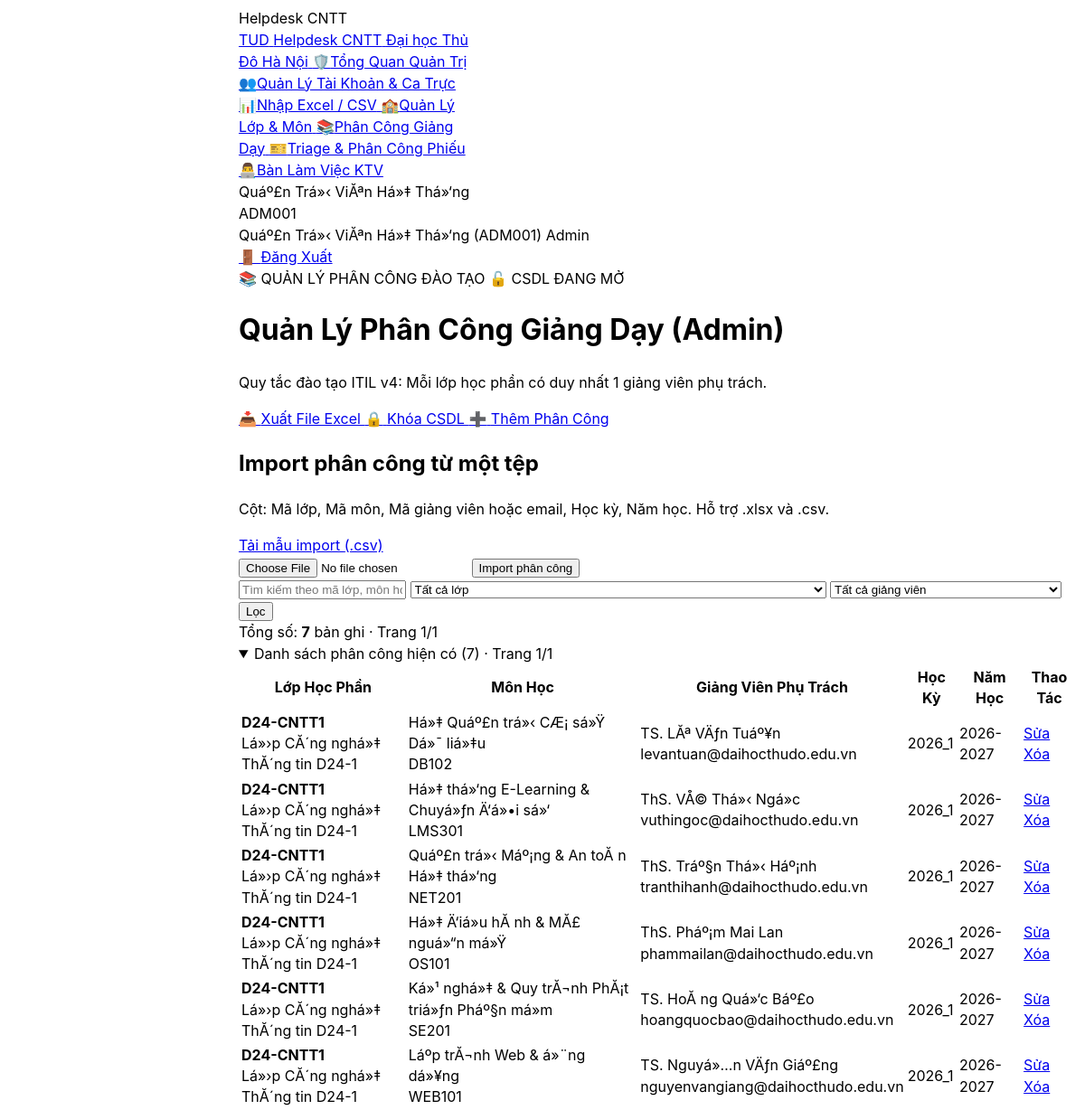
The page /LeHaMy_GiangVien/index.php (signed in, upper part) on the database as committed earlier.
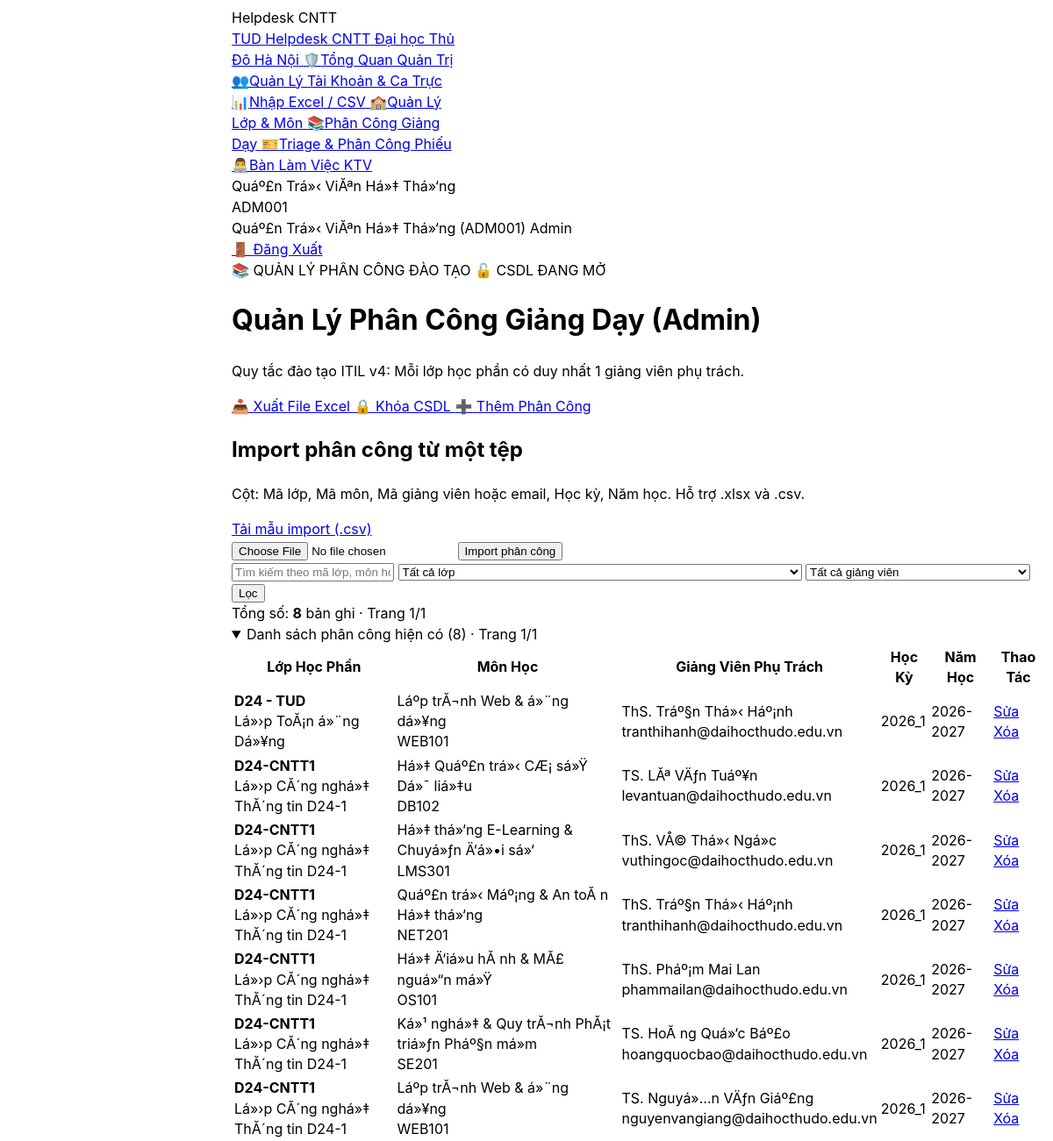
The same page on the database as committed later.
### tables this page shows
CREATE TABLE `course_assignments` (
  `id` int(10) unsigned NOT NULL AUTO_INCREMENT,
  `class_id` int(10) unsigned NOT NULL,
  `course_id` int(10) unsigned NOT NULL,
  `lecturer_id` int(10) unsigned NOT NULL,
  `semester` varchar(20) NOT NULL DEFAULT '2026_1',
  `academic_year` varchar(20) NOT NULL DEFAULT '2026-2027',
  `created_at` datetime NOT NULL DEFAULT current_timestamp(),
  PRIMARY KEY (`id`),
  UNIQUE KEY `uq_course_class_semester` (`class_id`,`course_id`,`semester`),
  KEY `fk_course_assign_course` (`course_id`),
  KEY `fk_course_assign_lecturer` (`lecturer_id`),
  CONSTRAINT `fk_course_assign_class` FOREIGN KEY (`class_id`) REFERENCES `classes` (`id`) ON DELETE CASCADE,
  CONSTRAINT `fk_course_assign_course` FOREIGN KEY (`course_id`) REFERENCES `courses` (`id`) ON DELETE CASCADE,
  CONSTRAINT `fk_course_assign_lecturer` FOREIGN KEY (`lecturer_id`) REFERENCES `users` (`id`) ON DELETE CASCADE
);

CREATE TABLE `classes` (
  `id` int(10) unsigned NOT NULL AUTO_INCREMENT,
  `class_code` varchar(30) NOT NULL,
  `name` varchar(100) NOT NULL,
  `cohort` varchar(20) NOT NULL DEFAULT 'D24',
  `faculty` varchar(100) NOT NULL DEFAULT 'Khoa CĂ´ng nghá»‡ ThĂ´ng tin',
  `academic_year` varchar(30) NOT NULL DEFAULT '2024-2028',
  `created_at` datetime NOT NULL DEFAULT current_timestamp(),
  PRIMARY KEY (`id`),
  UNIQUE KEY `uq_classes_code` (`class_code`)
);

CREATE TABLE `courses` (
  `id` int(10) unsigned NOT NULL AUTO_INCREMENT,
  `course_code` varchar(30) NOT NULL,
  `name` varchar(100) NOT NULL,
  `credits` tinyint(3) unsigned NOT NULL DEFAULT 3,
  `department` varchar(100) NOT NULL DEFAULT 'Bá»™ mĂ´n CĂ´ng nghá»‡ Pháº§n má»m',
  `created_at` datetime NOT NULL DEFAULT current_timestamp(),
  PRIMARY KEY (`id`),
  UNIQUE KEY `uq_courses_code` (`course_code`)
);

CREATE TABLE `users` (
  `id` int(10) unsigned NOT NULL AUTO_INCREMENT,
  `user_code` varchar(30) NOT NULL,
  `name` varchar(100) NOT NULL,
  `email` varchar(190) NOT NULL,
  `personal_email` varchar(190) DEFAULT NULL,
  `password_hash` varchar(255) NOT NULL,
  `role` enum('requester','agent','admin') NOT NULL DEFAULT 'requester',
  `user_type` enum('student','lecturer','staff') NOT NULL DEFAULT 'student',
  `department` varchar(100) DEFAULT NULL,
  `phone` varchar(20) DEFAULT NULL,
  `class_id` int(10) unsigned DEFAULT NULL,
  `cohort` varchar(20) DEFAULT 'D24',
  `academic_status` enum('studying','graduated','expelled','suspended') NOT NULL DEFAULT 'studying',
  `specialty_category_id` int(10) unsigned DEFAULT NULL,
  `max_capacity` tinyint(3) unsigned NOT NULL DEFAULT 5,
  `active_tickets_count` tinyint(3) unsigned NOT NULL DEFAULT 0,
  `is_on_duty` tinyint(1) NOT NULL DEFAULT 1,
  `failed_attempts` tinyint(3) unsigned NOT NULL DEFAULT 0,
  `locked_until` datetime DEFAULT NULL,
  `is_active` tinyint(1) NOT NULL DEFAULT 1,
  `lock_reason` enum('none','brute_force','violation','expelled','tuition_debt','graduated') NOT NULL DEFAULT 'none',
  `is_first_login` tinyint(1) NOT NULL DEFAULT 1,
  `created_at` datetime NOT NULL DEFAULT current_timestamp(),
  `updated_at` datetime NOT NULL DEFAULT current_timestamp() ON UPDATE current_timestamp(),
  `avatar_path` varchar(255) DEFAULT NULL,
  PRIMARY KEY (`id`),
  UNIQUE KEY `uq_users_user_code` (`user_code`),
  UNIQUE KEY `uq_users_email` (`email`),
  KEY `fk_users_class` (`class_id`),
  KEY `fk_users_specialty_category` (`specialty_category_id`),
  KEY `idx_agent_dispatch` (`role`,`is_active`,`is_on_duty`,`specialty_category_id`,`active_tickets_count`),
  KEY `idx_user_lookup` (`user_code`,`user_type`,`academic_status`),
  KEY `idx_cohort_filter` (`cohort`,`academic_status`),
  CONSTRAINT `fk_users_class` FOREIGN KEY (`class_id`) REFERENCES `classes` (`id`) ON DELETE SET NULL,
  CONSTRAINT `fk_users_specialty_category` FOREIGN KEY (`specialty_category_id`) REFERENCES `categories` (`id`) ON DELETE SET NULL
);

### LeHaMy_GiangVien/Controllers/Lecturer/CourseAssignmentController.php (called while the page is built, shortened)
<?php
require_once __DIR__ . '/../../Models/CourseAssignment.php';
class CourseAssignmentController
{
    public function index(): void
    {
        $keyword = trim($_GET['q'] ?? '');
        $page    = max(1, (int) ($_GET['page'] ?? 1));
        $userRole   = $_SESSION['user']['role'] ?? '';
        $userType   = $_SESSION['user']['user_type'] ?? '';
        $isLecturer = ($userType === 'lecturer' && $userRole !== 'admin');
        $lecturerId = $isLecturer ? (int)$_SESSION['user']['id'] : 0;
        $classId = max(0, (int) ($_GET['class_id'] ?? 0));
        $lecturerFilterId = (!$isLecturer && $userRole === 'admin')
            ? max(0, (int) ($_GET['lecturer_id'] ?? 0))
            : 0;
        $total      = CourseAssignment::count($keyword, $lecturerId, $classId, $lecturerFilterId);
        $totalPages = max(1, (int) ceil($total / self::PER_PAGE));
        $page       = min($page, $totalPages);
        $assignments = CourseAssignment::findAll(
            $keyword,
            $page,
            self::PER_PAGE,
            $lecturerId,
            $classId,
            $lecturerFilterId
        );
        $flash = $_SESSION['flash'] ?? null;
        $importedList = $flash['imported_list'] ?? null;
        require __DIR__ . '/../../views/lecturer/assignments/index.php';
    }
}

### LeHaMy_GiangVien/index.php (called while the page is built, shortened)
<?php
require_once __DIR__ . '/Controllers/Lecturer/CourseAssignmentController.php';
$action = $_GET['action'] ?? 'index';
$controller = new CourseAssignmentController();
match ($action) {
    'create'      => $controller->create(),
    'edit'        => $controller->edit(),
    'delete'      => $controller->delete(),
    'export_csv'  => $controller->exportCsv(),
    'toggle_lock' => $controller->toggleLock(),
    'manage_catalog' => $controller->manageCatalog(),
    'add_class'   => $controller->addClass(),
    'add_course'  => $controller->addCourse(),
    'import_classes' => $controller->importClasses(),
    'import_courses' => $controller->importCourses(),
    'import_assignments' => $controller->importAssignments(),
    'download_template' => $controller->downloadTemplate(),
    default       => $controller->index(),
};

### config/database.php (called while the page is built, shortened)
<?php
if (!function_exists('db')) {
    function db(): PDO {
        static $pdo = null;
        if ($pdo !== null) {
            return $pdo;
        }
        if (class_exists('App\Core\Database')) {
            $pdo = \App\Core\Database::getConnection();
            return $pdo;
        }
        return $pdo;
    }
}
return [
    'driver'    => 'mysql',
    'host'      => '127.0.0.1',
    'port'      => 3306,
    'database'  => 'helpdesk_thudo',
    'username'  => 'root',
    'password'  => '',
    'charset'   => 'utf8mb4',
    'collation' => 'utf8mb4_unicode_ci',
    'options'   => [
        PDO::ATTR_ERRMODE            => PDO::ERRMODE_EXCEPTION,
        PDO::ATTR_DEFAULT_FETCH_MODE => PDO::FETCH_ASSOC,
        PDO::ATTR_EMULATE_PREPARES   => false,
    ],
];

### LeHaMy_GiangVien/Models/CourseAssignment.php (called while the page is built, shortened)
<?php
require_once __DIR__ . '/../config/database.php';
class CourseAssignment
{
    public static function count(
        string $keyword = '',
        int $lecturerId = 0,
        int $classId = 0,
        int $lecturerFilterId = 0
    ): int
    {
        $sql = "SELECT COUNT(*) AS total
                FROM course_assignments ca
                JOIN classes cl ON ca.class_id = cl.id
                JOIN courses co ON ca.course_id = co.id
                JOIN users u ON ca.lecturer_id = u.id
                WHERE 1=1";
        $params = [];
        $stmt = db()->prepare($sql);
        $stmt->execute($params);
        return (int) $stmt->fetch()['total'];
    }
    public static function findAll(
        string $keyword = '',
        int $page = 1,
        int $perPage = 10,
        int $lecturerId = 0,
        int $classId = 0,
        int $lecturerFilterId = 0
    ): array
    {
        $offset = max(0, ($page - 1) * $perPage);
        $sql = "SELECT ca.id, ca.class_id, ca.course_id, ca.lecturer_id,
                       ca.semester, ca.academic_year, ca.created_at,
                       cl.class_code, cl.name AS class_name,
                       co.course_code, co.name AS course_name,
                       u.name AS lecturer_name, u.email AS lecturer_email
                FROM course_assignments ca
                JOIN classes cl ON ca.class_id = cl.id
                JOIN courses co ON ca.course_id = co.id
                JOIN users u ON ca.lecturer_id = u.id
                WHERE 1=1";
        $params = [];
        $sql .= " ORDER BY ca.semester DESC, cl.class_code, co.course_code
                  LIMIT :limit OFFSET :offset";
        $stmt = db()->prepare($sql);
        $stmt->bindValue(':limit', $perPage, PDO::PARAM_INT);
        $stmt->bindValue(':offset', $offset, PDO::PARAM_INT);
        $stmt->execute();
        return $stmt->fetchAll();
    }
}

### LeHaMy_GiangVien/views/lecturer/assignments/index.php (the view, shortened to what the changed rows need)
<?php
$userRole   = $_SESSION['user']['role'] ?? '';
$userType   = $_SESSION['user']['user_type'] ?? '';
$isAdmin    = $userRole === 'admin';
$isLecturer = ($userType === 'lecturer' && $userRole !== 'admin');
$isLocked   = !empty($_SESSION['assignments_locked']);
$pageTitle  = $isLecturer ? 'Lớp Học Phần Tôi Phụ Trách' : 'Quản Lý Phân Công Giảng Dạy (Admin)';
require_once __DIR__ . '/../../../../config/database.php';
?>
<!DOCTYPE html>
<html lang="vi">
<head>
    <script src="https://www.gstatic.com/antigravity/web/dev/tailwindcss.min.js"></script>
</head>
<body class="bg-slate-50 text-slate-800 font-sans antialiased min-h-screen flex flex-col justify-between">
<?php require_once __DIR__ . '/../../../../includes/navbar.php'; ?>
<main class="flex-1 max-w-7xl mx-auto w-full px-4 sm:px-6 lg:px-8 py-6 space-y-6">
    <div class="bg-gradient-to-r from-slate-900 via-indigo-950 to-slate-900 text-white rounded-3xl p-6 shadow-md border border-indigo-900/50 flex flex-col md:flex-row md:items-center justify-between gap-4">
        <div>
            <h1 class="text-2xl font-black text-white">
                <?= htmlspecialchars($pageTitle) ?>
            </h1>
        </div>
    </div>
    <?php if ($isAdmin): ?>
        <section class="bg-white border border-slate-200 rounded-2xl p-4 shadow-sm space-y-3 text-xs">
            <div class="flex flex-wrap items-center justify-between gap-2">
                <div>
                    <h2 class="font-bold text-slate-900">Import phân công từ một tệp</h2>
                </div>
            </div>
        </section>
    <?php endif; ?>
    <div class="bg-white border border-slate-200 rounded-2xl p-4 shadow-sm flex items-center justify-between flex-wrap gap-3 text-xs">
        <div class="text-slate-500 font-mono text-[11.5px]">
            Tổng số: <strong class="text-slate-800"><?= $total ?></strong> bản ghi · Trang <?= $page ?>/<?= $totalPages ?>
        </div>
    </div>
    <details class="group" <?= ($importedList['type'] ?? '') === 'assignments' ? '' : 'open' ?>>
        <summary class="cursor-pointer rounded-xl border border-slate-200 bg-white px-4 py-3 text-xs font-bold text-slate-700 shadow-sm">
            Danh sách phân công hiện có (<?= (int) $total ?>) · Trang <?= $page ?>/<?= $totalPages ?>
        </summary>
    <div class="bg-white border border-slate-200 rounded-3xl shadow-sm overflow-hidden">
        <div class="overflow-x-auto">
            <table class="w-full text-left border-collapse text-xs">
                <thead>
                    <tr class="bg-slate-50 text-slate-600 font-bold border-b border-slate-200 text-[11px]">
                        <th class="py-3.5 px-4">Lớp Học Phần</th>
                        <th class="py-3.5 px-4">Môn Học</th>
                        <th class="py-3.5 px-4">Giảng Viên Phụ Trách</th>
                        <th class="py-3.5 px-4 text-center">Học Kỳ</th>
                        <th class="py-3.5 px-4 text-center">Năm Học</th>
                        <?php if ($isAdmin): ?>
                            <th class="py-3.5 px-4 text-center">Thao Tác</th>
                        <?php endif; ?>
                    </tr>
                </thead>
                <tbody class="divide-y divide-slate-100">
                    <?php if (empty($assignments)): ?>
                        <tr>
                            <td colspan="<?= $isLecturer ? 5 : 6 ?>" class="py-8 text-center text-slate-400">Không có dữ liệu phân công giảng dạy nào.</td>
                        </tr>
                    <?php else: ?>
                        <?php foreach ($assignments as $row): ?>
                            <tr class="hover:bg-slate-50/80 transition">
                                <td class="py-3.5 px-4">
                                    <strong class="font-mono text-indigo-600 font-bold"><?= htmlspecialchars($row['class_code']) ?></strong>
                                    <div class="text-[11px] text-slate-500"><?= htmlspecialchars($row['class_name']) ?></div>
                                </td>
                                <td class="py-3.5 px-4 font-semibold text-slate-800">
                                    <?= htmlspecialchars($row['course_name']) ?>
                                    <div class="text-[11px] text-slate-400 font-mono"><?= htmlspecialchars($row['course_code']) ?></div>
                                </td>
                                <td class="py-3.5 px-4">
                                    <div class="font-bold text-slate-900"><?= htmlspecialchars($row['lecturer_name']) ?></div>
                                    <div class="text-[11px] text-slate-400 font-mono"><?= htmlspecialchars($row['lecturer_email']) ?></div>
                                </td>
                                <td class="py-3.5 px-4 text-center font-mono font-semibold text-indigo-700"><?= htmlspecialchars($row['semester']) ?></td>
                                <td class="py-3.5 px-4 text-center font-mono text-slate-600"><?= htmlspecialchars($row['academic_year']) ?></td>
                                <?php if ($isAdmin): ?>
                                    <td class="py-3.5 px-4 text-center">
                                        <?php if ($isLocked): ?>
                                            <span class="text-[11px] text-slate-400 italic">Đã khóa</span>
                                        <?php else: ?>
                                            <div class="flex items-center justify-center gap-1.5">
                                                <a href="index.php?action=edit&id=<?= $row['id'] ?>" class="px-2.5 py-1 bg-indigo-50 hover:bg-indigo-100 text-indigo-700 font-bold rounded-lg transition text-[11px]">
                                                    Sửa
                                                </a>
                                                <a href="index.php?action=delete&id=<?= $row['id'] ?>" onclick="return confirm('Bạn có chắc muốn xóa phân công này?');" class="px-2.5 py-1 bg-rose-50 hover:bg-rose-100 text-rose-700 font-bold rounded-lg transition text-[11px]">
                                                    Xóa
                                                </a>
                                            </div>
                                        <?php endif; ?>
                                    </td>
                                <?php endif; ?>
                            </tr>
                        <?php endforeach; ?>
                    <?php endif; ?>
                </tbody>
            </table>
        </div>
    </div>
    </details>
</main>
</body>
</html>

Rows that differ between the two databases and show on the page:
added course_assignments: class.class_code "D24 - TUD", class.name "Lá»›p ToĂ¡n á»¨ng Dá»¥ng", course.name "Láº­p trĂ¬nh Web & á»¨ng dá»¥ng", course.course_code "WEB101", lecturer.name "ThS. Tráº§n Thá»‹ Háº¡nh", lecturer.email "tranthihanh@daihocthudo.edu.vn", semester "2026_1", academic_year "2026-2027"
Other text that changed with them:
$total: "7" → "8"
